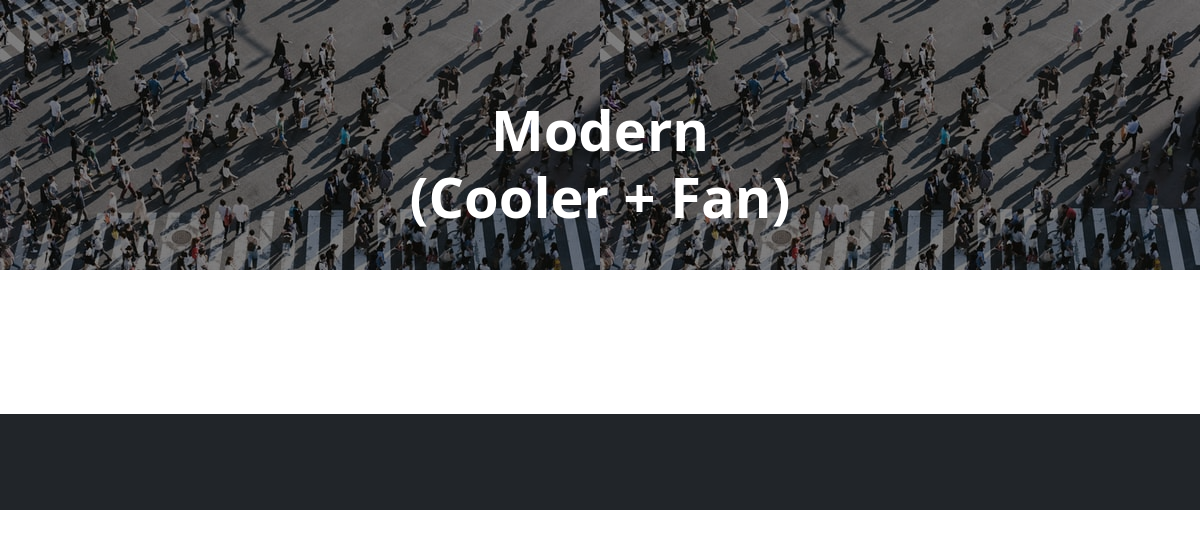
Before: /colorfangallery/ with the older database file.
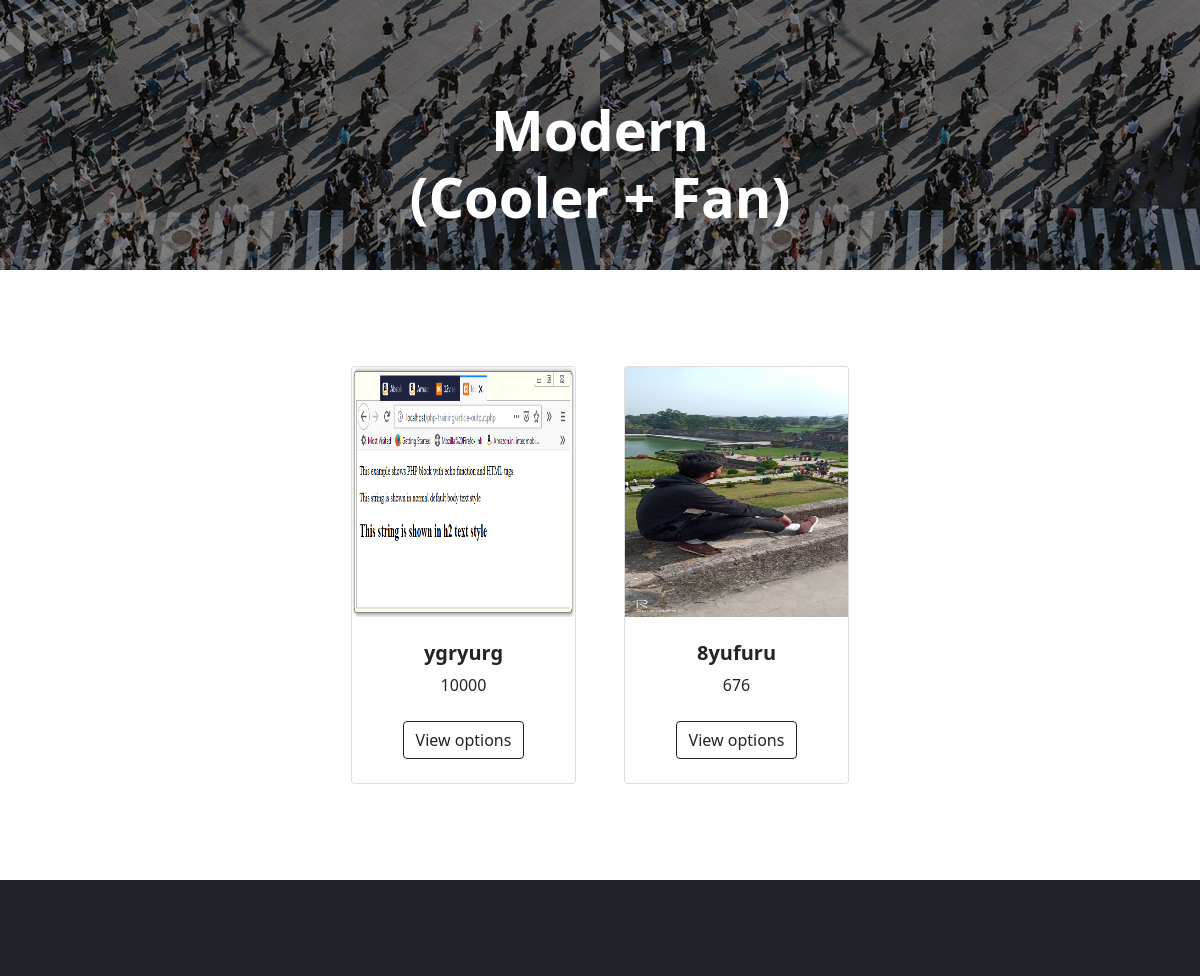
After: the same page with the newer database file.
### color_fan/models.py (models this page shows)
class colorfan(models.Model):
    brand_name=models.CharField(max_length=20)
    price=models.IntegerField()
    original_price=models.IntegerField()
    description=models.CharField(max_length=300)
    coverphoto=models.ImageField()
    photo=models.ImageField()

### color_fan/views.py (the view)
# urls.py: path('colorfangallery/',cfv.colorfangallery,name='colorfangallery'),
def colorfangallery(request):
    mg=colorfan.objects.all()
    return render(request,'main/colorfangallery.html',{'mg1':mg})

### color_fan/templates/main/colorfangallery.html (shortened to what this page needs)
{% load static %}
<!DOCTYPE html>
<html lang="en">
    <head>
        <link href="https://cdn.jsdelivr.net/npm/bootstrap-icons@1.5.0/font/bootstrap-icons.css" rel="stylesheet" />
        <link href="{% static 'homecss/homecss.css' %}" rel="stylesheet" />
    </head>
    <body>
        <header class="bg-dark1 py-5" >
            <div class="mobile">
            <div class="container px-4 px-lg-5 my-5" >
                <div class="text-center text-white">
                    <h1 class="display-4 fw-bolder">
                         Modern<br>
                        (Cooler + Fan)</h1>
                </div>
            </div></div>
        </header>
        <section class="py-5">
            <div class="container px-4 px-lg-5 mt-5">
                <div class="row gx-4 gx-lg-5 row-cols-2 row-cols-md-3 row-cols-xl-4 justify-content-center">
                    {% for i in mg1 %}
                    <div class="col mb-5">
                        <div class="card h-100">
                            <img class="card-img-top" src=" {{ i.photo.url }} " height="250px" width="200px" alt="..." />
                            <div class="card-body p-4">
                                <div class="text-center">
                                    <h5 class="fw-bolder">{{i.brand_name}}</h5>
                                    {{i.price}}
                                </div>
                            </div>
                            <div class="card-footer p-4 pt-0 border-top-0 bg-transparent">
                                <div class="text-center"><a class="btn btn-outline-dark mt-auto" href="{% url 'colorfandetail' i.id %}">View options</a></div>
                            </div>
                        </div>
                    </div>
                    {% endfor %}
                </div>
            </div>
        </section>
        <footer class="py-5 bg-dark">
        </footer>
    </body>
</html>

Changed rows visible on the page:
added colorfan: photo (picture), brand_name "ygryurg", price "10000"
added colorfan: photo (picture), brand_name "8yufuru", price "676"
